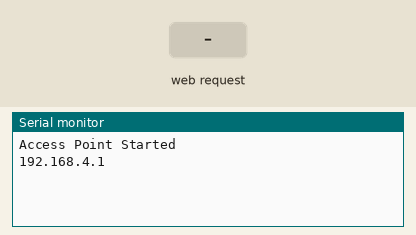
Bench run of a sketch on a simulated ESP32. Parts: the last lines printed to the serial monitor. The test bench sets the inputs (shaded band).

Above: at 1.2 s.
1.3 s: HTTP request GET /save received
At 1.9 s:
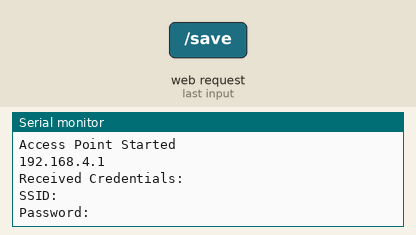
2.8 s: HTTP request GET /save?ssid=1 received
At 4.2 s:
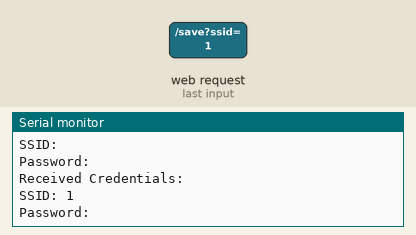

Measured:
- after the input at 1.3 s, the serial monitor: prints a new line at once (image 1)
- after the input at 2.8 s, the serial monitor: prints a new line at once (image 2)

The sketch:

HTTP_Config_Portal.ino
```cpp
#include <WiFi.h>
#include <WebServer.h>

const char* ap_ssid = "ESP32_Config";
const char* ap_password = "12345678";

WebServer server(80);

String htmlPage =
"<html><body>"
"<h2>ESP32 WiFi Setup</h2>"
"<form action='/save'>"
"SSID:<br><input type='text' name='ssid'><br><br>"
"Password:<br><input type='password' name='pass'><br><br>"
"<input type='submit' value='Save'>"
"</form>"
"</body></html>";

void handleRoot() {
  server.send(200, "text/html", htmlPage);
}

void handleSave() {
  String ssid = server.arg("ssid");
  String pass = server.arg("pass");

  Serial.println("Received Credentials:");
  Serial.print("SSID: ");
  Serial.println(ssid);
  Serial.print("Password: ");
  Serial.println(pass);

  server.send(200, "text/html",
              "<h2>Credentials Received</h2>");
}

void setup() {
  Serial.begin(115200);

  WiFi.softAP(ap_ssid, ap_password);

  Serial.println("Access Point Started");
  Serial.println(WiFi.softAPIP());

  server.on("/", handleRoot);
  server.on("/save", handleSave);

  server.begin();
}

void loop() {
  server.handleClient();
}
```
